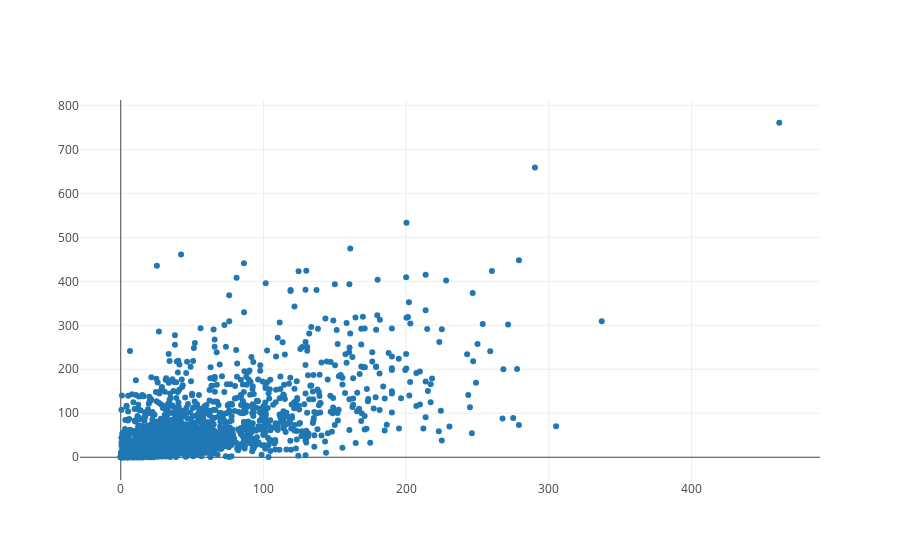

Write notebook code for a chart like this one.
### Markdown cell above
> Once we have written the above code, we'll be ready to plot this data. Press shift + enter on the code below and you should see all movies in a graph.

### Code cell
from graph import plot
from plotly.offline import iplot, init_notebook_mode
init_notebook_mode(connected=True)

plot([revenues_per_budgets_trace])

### Figure 1 — Plotly figure (JSON) as saved in the notebook; plotly's stock layout.template omitted (floating-point values rounded to 4 significant figures; data arrays with more than 128 entries replaced by an {"elided": "..."} marker saying what was removed)
{"data": [{"mode": "markers", "name": "data", "text": {"elided": "1776 str values"}, "type": "scatter", "uid": "a34c4626-459b-11e9-bcdd-cfff7e4e36a5", "x": {"elided": "1776 float values"}, "y": {"elided": "1776 float values"}}], "layout": {}}
